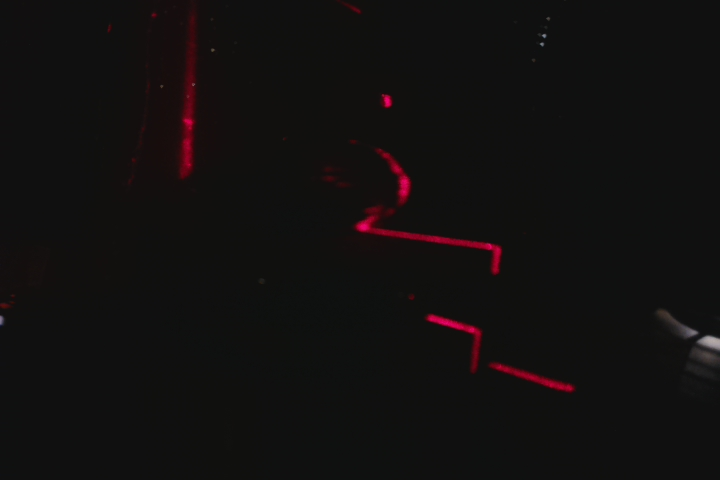
#> input picture While-recursive comparison/image10.jpg, 720 x 480 px
$ python 'Hitta röd tråd.py'
#> lines starting #> are read from the running program, lines starting #| are printed output that depends on the picture; after the words box and inside, x2 and y2 are one past the last pixel; in counts of white or black regions, pixels touching at a corner belong together
from PIL import Image
import numpy as np
import time

def openImage():
    im = Image.open('image10.jpg')
#> im is the input picture: PIL image 720x480 RGB; mean R, G, B 18.3, 16, 15.7
    im_rgb = im.convert('RGB')

    picture_list = list(im_rgb.getdata())
#> picture_list = 345600 items
    data = np.array( picture_list )

    width, height = im.size
#> width = 720; height = 480
    data.shape = ( height, width, 3 )

    return data

def createImage(listX, name):
    im = Image.open('image10.jpg')
    im_rgb = im.convert('RGB')

    picture_list = list(im_rgb.getdata())
    data = np.array( picture_list )

    width, height = im.size
    f = open("brightest_list.txt", "w")

    for y in range(0, height):
        for x in range(0, width):
            if x == listX[y]:
                f.write("(%d, %d) %d\n" % (y, x, (data[(((width)*y)+x)][0])))
                data[(((width)*y)+x)][0] = 255
                data[(((width)*y)+x)][1] = 255
                data[(((width)*y)+x)][2] = 255
            else:
                data[(((width)*y)+x)][0] = 0
                data[(((width)*y)+x)][1] = 0
                data[(((width)*y)+x)][2] = 0

    data = tuple(map(tuple, data))
    im2 = Image.new(im.mode, im.size)
    im2.putdata(data)
    im2.save(name)
    f.close()

    return

def findLaser(ar_data, y, x, direction):
    while 0 < x < len(ar_data[0]):
        if ar_data[y][x][0] > 40:
            return x

        if direction == 1:
            x += 1
        else:
            x -= 1

    return None

def recursiveFunction(ar_data, y, x, direction):
    if 0 < x < len(ar_data[0]):
        if ar_data[y][x][0] > 40:
            return x

        if direction == 1:
            x = recursiveFunction(ar_data, y, x+1, direction)
        else:
            x = recursiveFunction(ar_data, y, x-1, direction)

        return x
    else:
        return None


#####################################
#                                   #
#       Start of Main program       #
#                                   #
#####################################
def main():
    ticks = time.clock()

    #Collect Image and its size
    ar_data = openImage()
    width = len(ar_data[0])
#> width = 720
    height = len(ar_data)
#> height = 480

    ###################################
    #Using for loop through all pixels#
    ###################################
    list_brightestX = []
    for y in range(0, height):
        brightest_point = 0
        for x in range(0, width):
            current_point = ar_data[y][x][0] + ar_data[y][x][1] + ar_data[y][x][2]
            if current_point > brightest_point:
                brightest_point = current_point
                max_val_x = x

        list_brightestX.append(max_val_x)
#> after the loop, list_brightestX = 480 values, max 719 at index 346, min 0 at index 287, mean 361.2; max_val_x = 2
    print(time.clock() - ticks)
    createImage(list_brightestX, 'forloop.jpg')
#> in createImage, `picture_list = list(im_rgb.getdata())`: picture_list = 345600 items
#> in createImage, `im2 = Image.new(im.mode, im.size)`: im2: PIL image 720x480 RGB; every value is 0
#> in createImage, `im2.putdata(data)`:
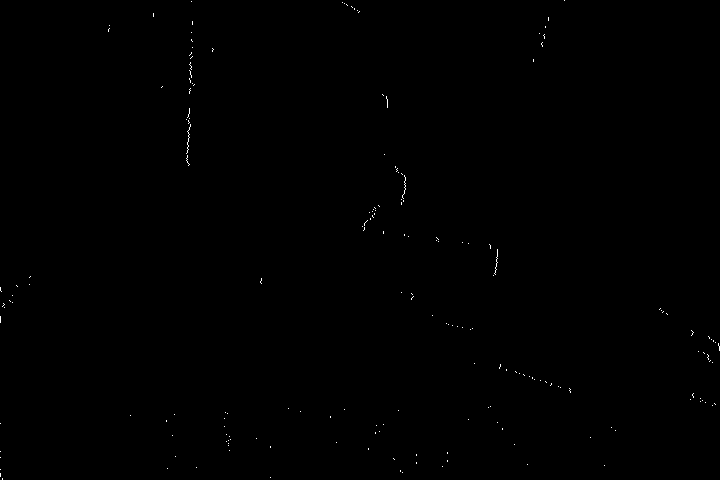
#> im2: PIL image 720x480 RGB; 0.14% white in thin lines or dots

    #########################################
    #Using recursive function to find pixels#
    #########################################
    ticks = time.clock()
    list_findX = []
    for y in range(0, height):
        if y == 0:
            x = recursiveFunction(ar_data, y, int(width/2), 0)
            if x == None:
                x = recursiveFunction(ar_data, y, int(width/2), 1)

            if x != None:
                list_findX.append(x)
            else:
                list_findX.append(None)
        else:
            if x == None:
                x = recursiveFunction(ar_data, y, int(width/2), 0)
                if x == None:
                    x = recursiveFunction(ar_data, y, int(width/2), 1)

                if x != None:
                    list_findX.append(x)
                else:
                    list_findX.append(None)
            else:
                x = recursiveFunction(ar_data, y, x, 0)
                if x == None:
                    x = recursiveFunction(ar_data, y, int(width/2), 1)

                if x != None:
                    list_findX.append(x)
                else:
                    list_findX.append(None)
#> this loop made 480 passes
#> after the loop, list_findX = 480 items

    print(time.clock() - ticks)
    createImage(list_findX, 'recursive.jpg')
#> call 2 of createImage, with name = 'recursive.jpg'
#> in createImage (call 2), `im2.putdata(data)`:
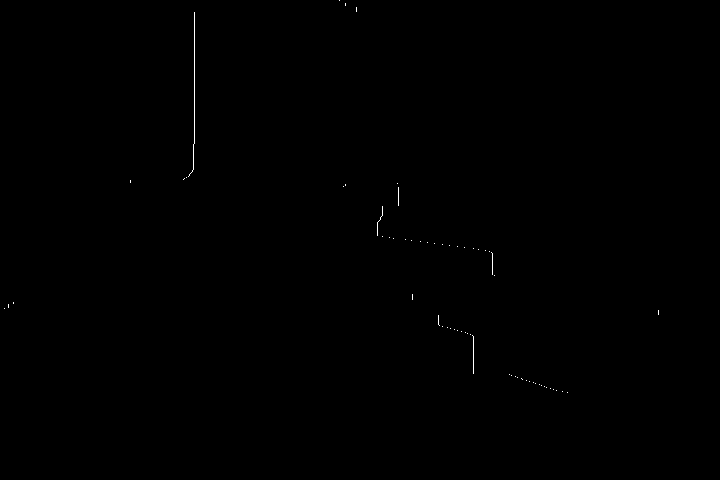
#> im2: PIL image 720x480 RGB; 0.11% white in thin lines or dots, all inside (x1, y1, x2, y2) = (4, 0, 659, 393)


    #########################################
    #Using while function to find pixels#
    #########################################
    ticks = time.clock()
    list_findX = []
    for y in range(0, height):
        if y == 0:
            x = findLaser(ar_data, y, int(width/2), 0)
            if x == None:
                x = findLaser(ar_data, y, int(width/2), 1)

            if x != None:
                list_findX.append(x)
            else:
                list_findX.append(None)
        else:
            if x == None:
                x = findLaser(ar_data, y, int(width/2), 0)
                if x == None:
                    x = findLaser(ar_data, y, int(width/2), 1)

                if x != None:
                    list_findX.append(x)
                else:
                    list_findX.append(None)
            else:
                x = findLaser(ar_data, y, x, 0)
                if x == None:
                    x = findLaser(ar_data, y, int(width/2), 1)

                if x != None:
                    list_findX.append(x)
                else:
                    list_findX.append(None)

    print(time.clock() - ticks)
    createImage(list_findX, 'while.jpg')


if __name__ == '__main__':
    main()
